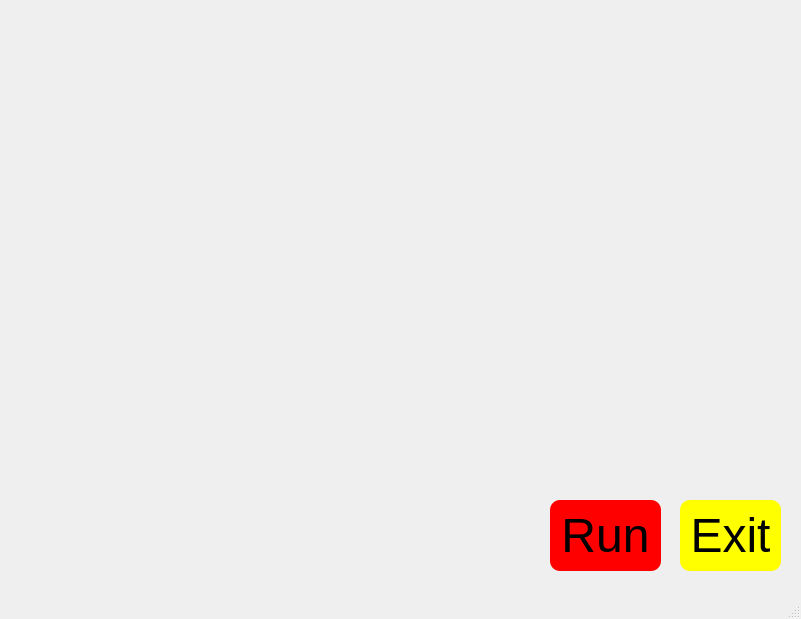
<?xml version="1.0" encoding="UTF-8"?>
<ui version="4.0">
 <class>MainWindow</class>
 <widget class="QMainWindow" name="MainWindow">
  <property name="geometry">
   <rect>
    <x>0</x>
    <y>0</y>
    <width>801</width>
    <height>619</height>
   </rect>
  </property>
  <property name="windowTitle">
   <string>MainWindow</string>
  </property>
  <property name="toolButtonStyle">
   <enum>Qt::ToolButtonTextUnderIcon</enum>
  </property>
  <widget class="QWidget" name="centralwidget">
   <widget class="QLabel" name="label">
    <property name="geometry">
     <rect>
      <x>0</x>
      <y>0</y>
      <width>801</width>
      <height>601</height>
     </rect>
    </property>
    <property name="text">
     <string/>
    </property>
    <property name="pixmap">
     <pixmap>lucifer_gif.gif</pixmap>
    </property>
   </widget>
   <widget class="QPushButton" name="pushButton">
    <property name="geometry">
     <rect>
      <x>550</x>
      <y>500</y>
      <width>111</width>
      <height>71</height>
     </rect>
    </property>
    <property name="font">
     <font>
      <family>Ubuntu</family>
      <pointsize>36</pointsize>
      <weight>50</weight>
      <italic>false</italic>
      <bold>false</bold>
     </font>
    </property>
    <property name="styleSheet">
     <string notr="true">background:red;
color:black;
border-radius:10px;</string>
    </property>
    <property name="text">
     <string>Run</string>
    </property>
   </widget>
   <widget class="QPushButton" name="pushButton_2">
    <property name="geometry">
     <rect>
      <x>680</x>
      <y>500</y>
      <width>101</width>
      <height>71</height>
     </rect>
    </property>
    <property name="font">
     <font>
      <family>Ubuntu</family>
      <pointsize>36</pointsize>
      <weight>50</weight>
      <bold>false</bold>
     </font>
    </property>
    <property name="styleSheet">
     <string notr="true">background:yellow;
border-radius:10px;
</string>
    </property>
    <property name="text">
     <string>Exit</string>
    </property>
   </widget>
  </widget>
  <widget class="QStatusBar" name="statusbar"/>
 </widget>
 <resources/>
 <connections/>
</ui>
